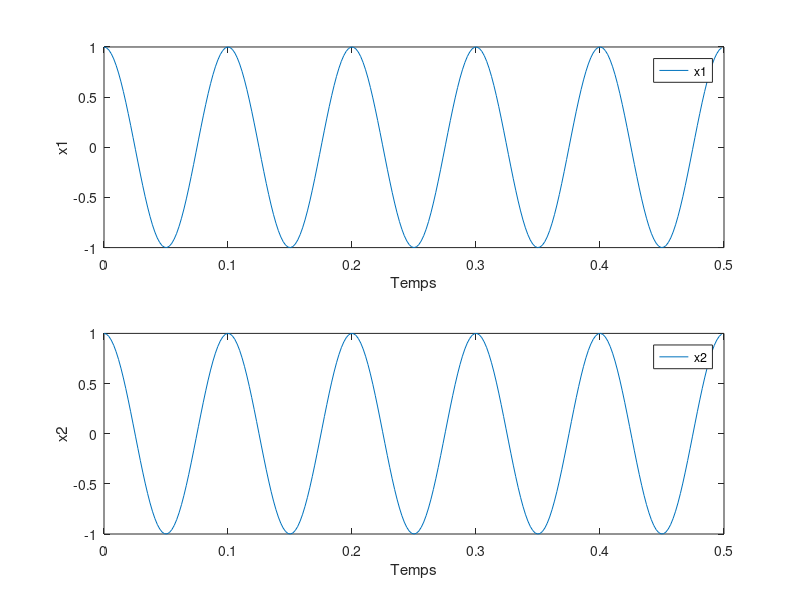
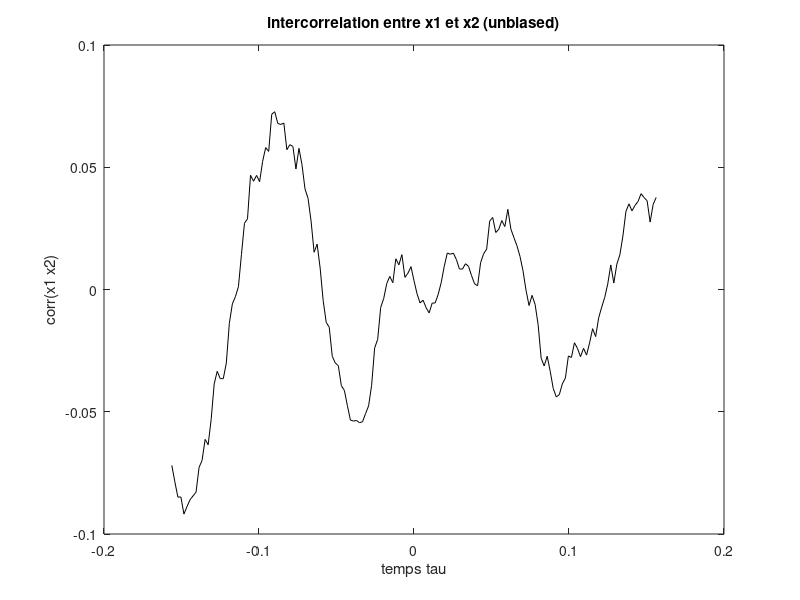

Reproduce these figures in MATLAB, in order.
%EX1 tp3_5d%%%%%%

close ALL;
clear all;

N=256;
Fe=512;
Te=1/Fe;
Tmax=(N-1)*Te;
t=0:Te:Tmax;

a1=1;
a2=0.1;
a3=1;
f1=10;
phi=pi/6;
x1=a1*cos(2*pi*f1*t);
x2=a2*cos(2*pi*f1*t+phi)+a3*randn(1,N);

figure(1)
subplot(211)
plot(t,x1);

xlabel('Temps');
ylabel('x1');
legend('x1');

subplot(212)
plot(t,x1);

xlabel('Temps');
ylabel('x2');
legend('x2');

%etude de la fonction d'intercorrelation x et y

corrub12=xcorr(x1,x2,'unbiased'); %division de xcor par N-m

figure(2)
largcorr=80;
largtau= [-largcorr:largcorr];

tau=largtau*Te;
plot(tau,corrub12(N+largtau),'k-')
xlabel('temps tau');
ylabel('corr(x1 x2)');
title('intercorrelation entre x1 et x2 (unbiased)');










